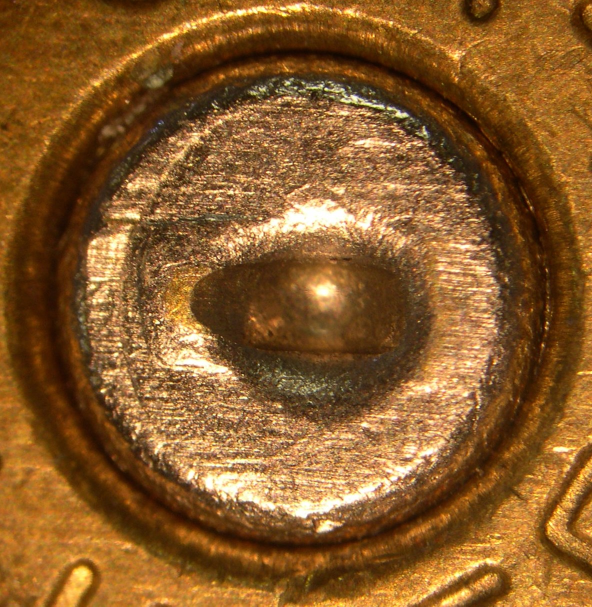
#> input picture data/images/bullet_case1.png, 1184 x 1213 px (shown at 1/2 size)
$ jupyter execute --allow-errors 'Dynamic Masking of Fired Bullet Cartridge Image.ipynb'
#> lines starting #> are read from the running program, lines starting #| are printed output that depends on the picture; after the words box and inside, x2 and y2 are one past the last pixel; in counts of white or black regions, pixels touching at a corner belong together
# Outline
- [ 1 - Importing the required Library and Packages ](#1)
- [ 2 - Various helper function code block](#2)
  - [ 2.1 Converting Original image into Gray Image](#2.1)
  - [ 2.2 Hough Circle Detection](#2.2)
  - [ 2.3 Canny Edge using Dilate and Erode Method](#2.3)
  - [ 2.4 Flood Fill Function to fill any region with color](#2.4)
  - [ 2.5 Contour Detection Function](#2.5)
  - [ 2.6 Finding the Two Largest Contours](#2.6)
  - [ 2.7 Centroid function to get the centroid of the contours](#2.7)
- [ 3 - Detecting the Firing Pin](#3)
  - [ 3.1 Finding Tip of the Firing Pin](#3.1)
  - [ 3.2 Detecting the direction of Firing Pin](#3.2)
- [ 4 - Aperture Shear Functions](#4)
  - [ 4.1 Aperture Shear Direction](#4.1)
  - [ 4.2 Draw the Aperture Shear Arc](#4.2)
- [ 5 Image Masking](#5)
  - [ 5.1 ImageMask Left](#5.1)
  - [ 5.2 ImageMask Right](#5.2)
  - [ 5.3 ImageMask Left](#5.3)
- [ 6 Main Code](#6)

<a name="1"></a>
## 1 - Importing the required Library and Packages

First, let's run the cell below to import all the packages that you will need during this assignment.
- [numpy](www.numpy.org) is the fundamental package for scientific computing with Python.
- [matplotlib](http://matplotlib.org) is a famous library to plot graphs in Python.
- [opencv (cv2)](https://docs.opencv.org/4.x/) Library for working with image and carrying out various image/video processing algorithms
- [imutils](https://pypi.org/project/imutils/)
    - [imutils latest docs](https://imutils.readthedocs.io/en/latest/) A series of convenience functions to make basic image processing functions such as translation, rotation, resizing, skeletonization, displaying Matplotlib images, sorting contours, detecting edges

[cell 1]
import cv2
import numpy as np
import math
import imutils

<a name="2"></a>
## 2 - Various helper function code block

<a name="2.1"></a>
### 2.1 - Converting Original image into Gray Image

[cell 2]
# Gray image function
def gray_img(img):
    gray = cv2.cvtColor(img, cv2.COLOR_BGR2GRAY) # Converting the img to Gray using cvtColor method
    gray = cv2.medianBlur(gray, 5)
    return gray # returning the gray image

<a name="2.2"></a>
### 2.2 - Hough Circle Detection

#### This Function is used to find the circular region of the bullet cartridge in the given image

[cell 3]
# This function
def hough_circles(gray):
    circles = cv2.HoughCircles(gray, cv2.HOUGH_GRADIENT, 1, 800, param1=80, param2=50, minRadius=250, maxRadius=0)

    detected_circles = np.uint16(np.around(circles))
    for (x, y,r) in detected_circles [0, :]:
        cv2.circle(input_img, (x, y), r, (0, 255, 0), 3)
        cv2.circle(input_img, (x, y), 2, (0, 255, 255), 10)
    return input_img, x, y, r

<a name="2.3"></a>
### 2.3 - Canny Edge using Dilate and Erode Method.

[cell 4]
# Dilate and Erode on gray image
def dilate_erode_img(gray):
    edge = cv2.Canny(img, 150, 100)

    # Taking a matrix of size 3 as the kernel
    kernel = np.ones((3, 3), np.uint8)
    edge = cv2.dilate(edge, kernel, iterations=2)

    kernel = np.ones((4, 4), np.uint8)
    edge = cv2.erode(edge, kernel, iterations=3)
    return edge

<a name="2.4"></a>
### 2.4 - Flood Fill Function to fill any region with color

[cell 5]
# Flood fill the image with color to highlight the pin impression on bullet catridge
def flood_fill(img, floodfill_color, x, y, mask = None):
    seed_point = x,y
    # print(seed_point)
    cv2.floodFill(img, mask, seed_point, floodfill_color)

<a name="2.5"></a>
### 2.5 Contour Detection Function

[cell 6]
# Finding contours
# apply binary thresholding
# [5 lines left out: function contour_img, not called in this run]

<a name="2.6"></a>
### 2.6 Finding the Two Largest Contours (i.e the contour within Hough Circle which will be Breach face Impression and Pin Impression

[cell 7]
def draw_largest_two_contours(canny_edge, img_copy):
    # apply binary thresholding
    second_img = img_copy.copy()
    third_img = img_copy.copy()
    ret, thresh = cv2.threshold(canny_edge, 150, 255, cv2.THRESH_BINARY)
    contours, hierarchy = cv2.findContours(image=thresh, mode=cv2.RETR_TREE, method=cv2.CHAIN_APPROX_SIMPLE)

# Select the second-largest contour
    if len(contours) >= 2:
        two_largest_contours = sorted(contours, key=cv2.contourArea, reverse=True)[:2]
        second_largest_contour = two_largest_contours[1]

        # Draw only the two largest contours
        cv2.drawContours(image = img_copy, contours = two_largest_contours, contourIdx =-1, color=(0, 255, 0), thickness=2, lineType=cv2.LINE_AA)
        cv2.drawContours(image = second_img, contours = [second_largest_contour], contourIdx =-1, color=(0, 255, 0), thickness=4, lineType=cv2.LINE_AA)

    return two_largest_contours, second_largest_contour

<a name= "2.7"></a>
### 2.7 - Centroid function to get the centroid of the contours

[cell 8]
# [16 lines left out: function centroid_two_largest_contours, not called in this run]

<a name="3"></a>
## 3 - Pin Direction but using the tip of the pin with help of contour_points of 2nd largest contours

<a name="3.1"></a>
### 3.1 -Finding Tip of the Firing pin through the Pin tip(Top) points and centroid

[cell 9]
# [5 lines left out: function get_tip_point, not called in this run]

<a name="3.2"></a>
### 3.2 Detecting the direction of Firing Pin
#### The `Pin_Tip_Direction` Function

#### This function will dynamically find the pin tip and draw a line to it and using that line we will be drawing a perpendicular line to find the region of the following

- `Firing Pin Drag`
- `Firing Pin Impression`
- `Direction of the Firing Pin Drag`

[cell 10]
# [64 lines left out: function pin_tip_direction, not called in this run]

<a name="4"></a>
## 4 - Function to find Aperture Shear and will draw the arc on it

<a name="4.1"></a>
### 4.1 - ApertureShear Direction Function will help us to identify the point of aperture shear

[cell 11]
# [14 lines left out: function apertureshear_direction_for_arc, not called in this run]

<a name="4.2"></a>
### 4.2 Draw the Aperture Shear Arc  `draw_apertureshear_arc` will draw and arc for it

[cell 12]
# Function 3: Draw an arc passing through a point (arc_start_point)
# [24 lines left out: function draw_apertureshear_arc, not called in this run]

<a name = "5"></a>
## 5 - Image Masking Function to use to identify the region to floodfill with different color

### Function Image Mask will create a mask image of the given input image

Return the following parameter
- `image_with_contours`
- `image_mask`

[cell 13]
# [14 lines left out: function image_mask, not called in this run]

<a name="5.1"></a>
### 5.1 - Function imagemask_left return the left region (Firing Pin Drag region mask)

[cell 14]
# [13 lines left out: function imagemask_left, not called in this run]

<a name="5.2"></a>
### 5.2 - Function imagemask_right return the right region (Firing Pin Impression region mask)

[cell 15]
# [12 lines left out: function imagemask_right, not called in this run]

<a name="5.3"></a>
### 5.3 Function imagemask_outer return the outer region (Breach Face Impression region mask)

[cell 16]
# [13 lines left out: function imagemask_outer, not called in this run]

<a name = "6"></a>
# 6 - Main Code File

[cell 17]
# Reading the image file
# img = cv2.imread('bullet_case2.jpg')
img = cv2.imread('../data/images/bullet_case1.png')
#> img is the input picture: shape (1213, 1184, 3); mean B, G, R 41.9, 91.8, 137.7
img = imutils.resize(img, width=540)  # .resize(img, (540, 540), interpolation = cv2.INTER_LINEAR)
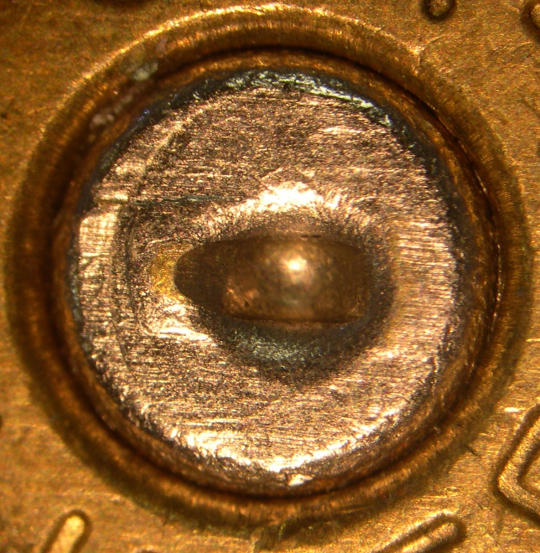
#> img: shape (553, 540, 3); mean B, G, R 41.9, 91.8, 137.7
input_img = img.copy()  # Creating the copy of img in order to keep the original resized img same
image_copy = img.copy()

# Create Gray image of input image
gray = gray_img(input_img)
#> in gray_img, `gray = cv2.cvtColor(img, cv2.COLOR_BGR2GRAY)`:
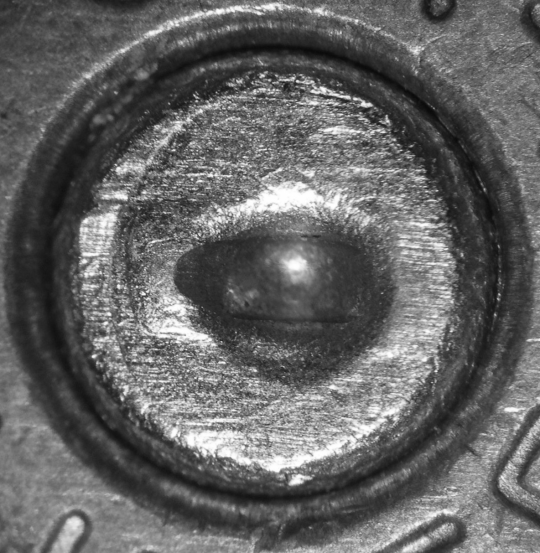
#> gray: shape (553, 540); min 10, max 255, mean 99.9
#> in gray_img, `gray = cv2.medianBlur(gray, 5)`:
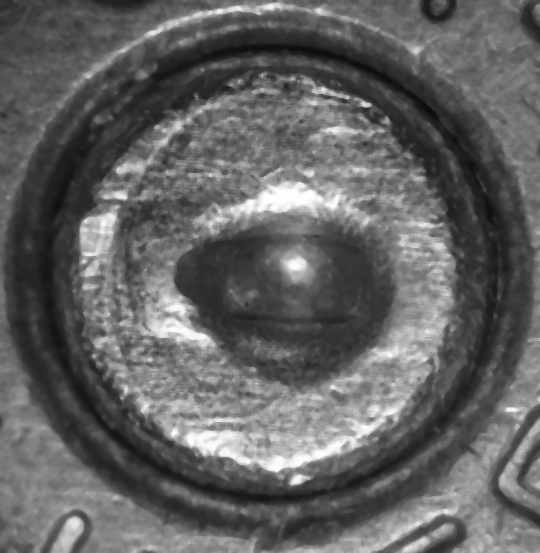
#> gray: shape (553, 540); min 12, max 254, mean 98.6
contour_gray = gray.copy() # Creating a copy of gray image

# Call the hough_circle to detect the circls of the bullets
circle_detected_img, x, y, r = hough_circles(gray)
#> in hough_circles, `circles = cv2.HoughCircles(gray, cv2.HOUGH_GRADIENT, 1, 800, param1=80..`: circles = [[273.5, 278.5, 271.4]]
#> in hough_circles, `detected_circles = np.uint16(np.around(circles))`: detected_circles = [[274, 278, 271]]
#> the loop in hough_circles, `for (x, y,r) in detected_circles [0, :]:` made 1 pass
#> after the loop in hough_circles, `for (x, y,r) in detected_circles [0, :]:`:
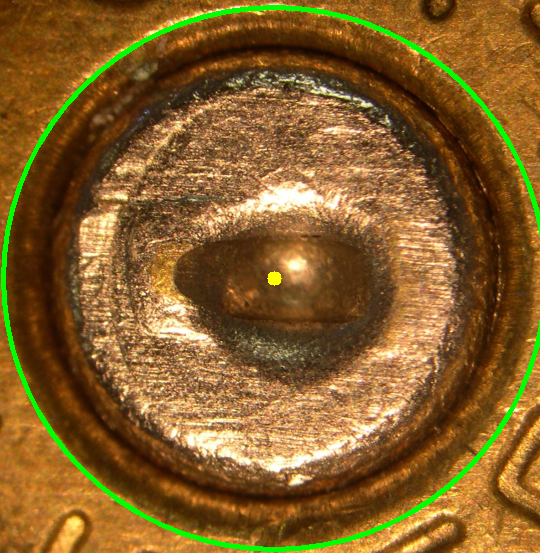
#> input_img: shape (553, 540, 3); 2.7% of pixels changed, all inside (x1, y1, x2, y2) = (1, 5, 540, 552)
#> x = 274; y = 278; r = 271
breach_impression_hough_circles = circle_detected_img.copy()

# calls the dilate and erode function which use canny edge detection
canny_edge_img = dilate_erode_img(gray)
#> in dilate_erode_img, `edge = cv2.Canny(img, 150, 100)`:
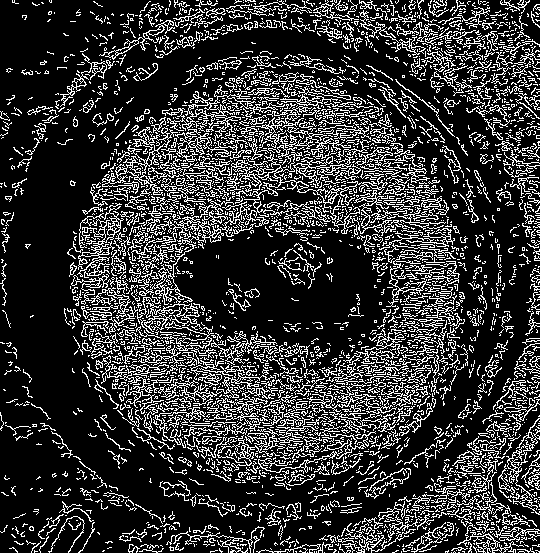
#> edge: shape (553, 540); 21.1% white in thin lines or dots
#> in dilate_erode_img, `edge = cv2.dilate(edge, kernel, iterations=2)`:
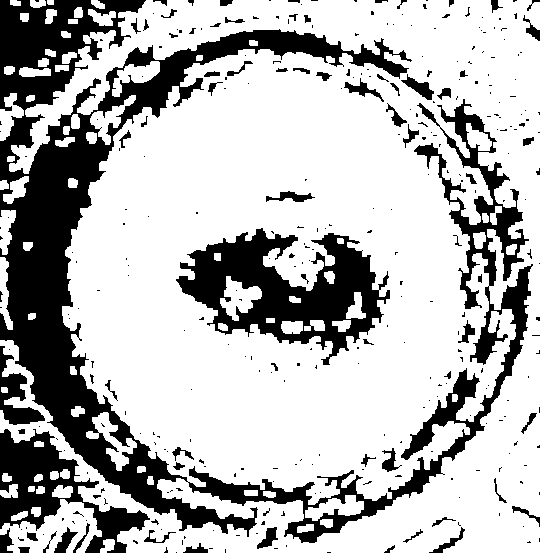
#> edge: shape (553, 540); 72.2% white; 337 black regions (264 under 20 px), largest, box (x1, y1, x2, y2) and area: (0, 0, 533, 543) 55678, (176, 228, 390, 365) 13014, (0, 429, 150, 553) 6436
#> in dilate_erode_img, `edge = cv2.erode(edge, kernel, iterations=3)`:
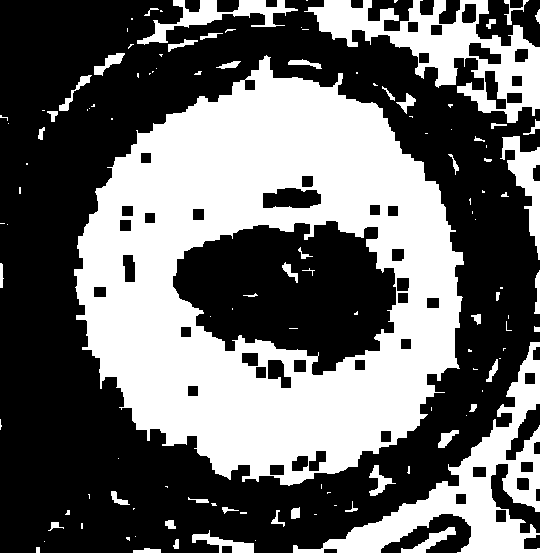
#> edge: shape (553, 540); 41% white; 120 white regions (68 under 20 px)
canny_edge = canny_edge_img.copy()
copy_canny_edge = canny_edge_img.copy() # Making Copy of Canny Edge Img

# flood fill the pin impression on the fired bullet cartrigde
color = 106,50,159
flood_fill(canny_edge_img, color, x, y)
#> in flood_fill, `seed_point = x,y`: seed_point = (274, 278)
#> in flood_fill, `cv2.floodFill(img, mask, seed_point, floodfill_color)`:
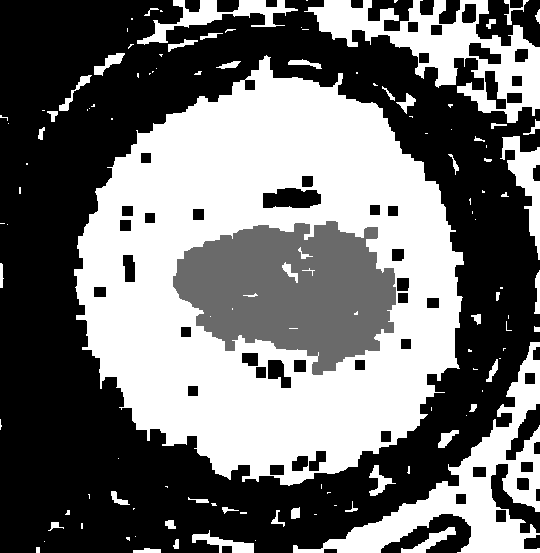
#> img: shape (553, 540); min 0, max 255, mean 112.7

# Calls the Contour_img function to return all the contours
# contour_img(canny_edge, input_img)

# Calls the function to return two largest contours which is out circles detect and the pin impression contours
#> (the rest of this cell did not finish here and is left out)

#> in draw_largest_two_contours, `contours, hierarchy = cv2.findContours(image=thresh, mode=cv2.RETR_TRE..`: contours = 164 contours, 78 with area under 20; largest, box (x1, y1, x2, y2) and area: (74, 55, 464, 486) 118524, (172, 220, 397, 376) 23796, (293, 342, 540, 553) 11982, (304, 0, 540, 123) 11108, (137, 0, 298, 45) 1740
#> in draw_largest_two_contours, `two_largest_contours = sorted(contours, key=cv2.contourArea, reverse=T..`: two_largest_contours = 2 contours; box (x1, y1, x2, y2) and area: (74, 55, 464, 486) 118524, (172, 220, 397, 376) 23796
#> in draw_largest_two_contours, `second_largest_contour = two_largest_contours[1]`: second_largest_contour = contour of 274 points, box (x1, y1, x2, y2) (172, 220, 397, 376), area 23796

both_contour_image = input_img.copy()

# Draw only the two largest contours on gray_image
cv2.drawContours(image = contour_gray, contours = two_largest_contours, contourIdx =-1, color=(0, 255, 0), thickness=2, lineType=cv2.LINE_AA)

centroid_pairs = centroid_two_largest_contours(two_largest_contours, input_img)
# print('Pin Contours point', centroid_pairs[1])
cv2.circle(both_contour_image, centroid_pairs[1], 8, (0,0,255), -1)


# Direction of the Pin Code block
# ========================================================================================================
# Squeeze the second_largest_contour
contours_points = np.squeeze(second_largest_contour)

# pin tip points
tip_point = get_tip_point(contours_points, centroid_pairs)
# cv2.circle(pin_drag_onImg, (tip_point), 12, (255,0,255), 4)

# Draw direction of pin on canny edge
pin_drag_img, direction = pin_tip_direction(centroid_pairs, tip_point, copy_canny_edge)

# Draw direction of pin on input Img
pin_drag_onImg, direction = pin_tip_direction(centroid_pairs, tip_point, input_img)
# ========================================================================================================
# --------------------------------------------------------------------------------------------------------
pin_tip_img = img.copy()
pin_tip_point_Img, direction = pin_tip_direction(centroid_pairs, tip_point, pin_tip_img)

result_image_color, mask = image_mask(contour_gray, two_largest_contours)
mask_img, direction = pin_tip_direction(centroid_pairs, tip_point, mask)
# --------------------------------------------------------------------------------------------------------


arc_start_point = apertureshear_direction_for_arc(centroid_pairs, tip_point, image_copy)
pin_drag_onImg = draw_apertureshear_arc(pin_drag_onImg, centroid_pairs, arc_start_point)

arc_img = draw_apertureshear_arc(result_image_color, centroid_pairs, arc_start_point)
arc_img, direction = pin_tip_direction(centroid_pairs, tip_point, arc_img)


#++++++++++++++++++++++++++++++++++++++++++++++++++++++++++++++++++++++++++++++++++++++++++++++++++++++
# Masking
mask_left = imagemask_left(mask_img, centroid_pairs)
mask_right = imagemask_right(mask_img, centroid_pairs)

pin_drag_onImg[mask_right==255] = (128,0,128)
pin_drag_onImg[mask_left==255] = (251, 206, 135)

result_image_color[mask_right==255] = (128,0,128)
result_image_color[mask_left==255] = (251, 206, 135)

mask_outer = imagemask_outer(contour_gray, mask, tip_point)

pin_drag_onImg[mask_outer==255] = (52, 66, 227)
result_image_color[mask_outer==255] = (52, 66, 227)

#++++++++++++++++++++++++++++++++++++++++++++++++++++++++++++++++++++++++++++++++++++++++++++++++++++++


arc_start_point = apertureshear_direction_for_arc(centroid_pairs, tip_point, image_copy)
pin_drag_onImg = draw_apertureshear_arc(pin_drag_onImg, centroid_pairs, arc_start_point)

arc_img = draw_apertureshear_arc(result_image_color, centroid_pairs, arc_start_point)
arc_img, direction = pin_tip_direction(centroid_pairs, tip_point, arc_img)

cv2.imshow('Original Image', image_copy)
cv2.imshow('Gray Image', gray)
cv2.imshow('Canny Edge', canny_edge)
cv2.imshow('Hough Circle frame', breach_impression_hough_circles)
# cv2.imshow('Plotted Contour', img)
cv2.imshow('Pin Drag frame', pin_drag_img)
cv2.imshow('Pin directn on O/P', pin_drag_onImg)
cv2.imshow('Pin tip direction on O/P', pin_tip_point_Img)
cv2.imshow('Both Contours Img', both_contour_image)
cv2.imshow('Result Image (Color with Contours)', result_image_color)
cv2.imshow('Result Image (gray with Contours)', contour_gray)
cv2.imshow('Mask Img', mask_img)
cv2.imshow('Mask Left', mask_left)
cv2.imshow('Mask Right', mask_right)
cv2.imshow('Mask Outer', mask_outer)
cv2.imshow('arc Outer', arc_img)
cv2.imshow('arc Outer', arc_img)
cv2.imshow('Centrid Point', both_contour_image)

cv2.waitKey(0)
cv2.destroyAllWindows()
